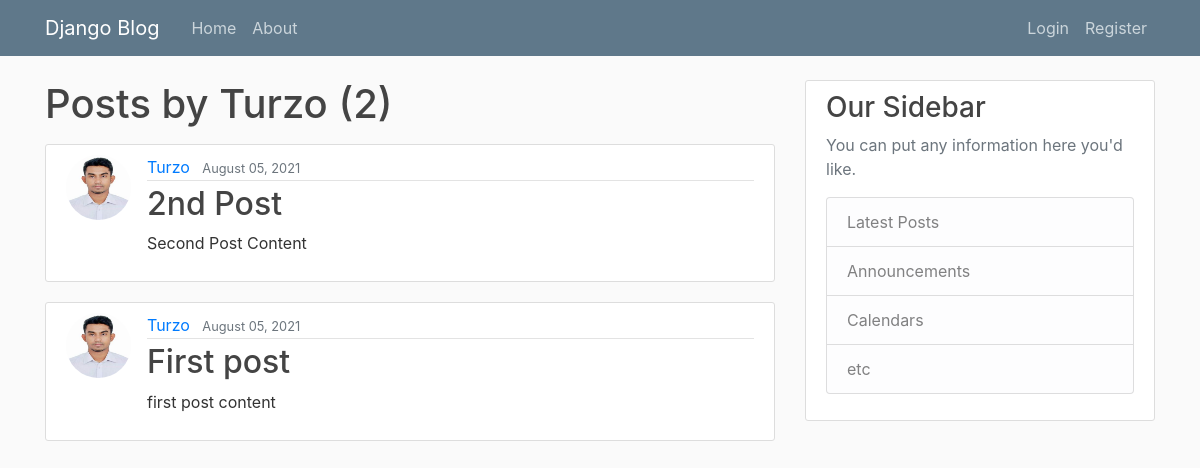
/user/Turzo, run on an earlier commit of the app's database.
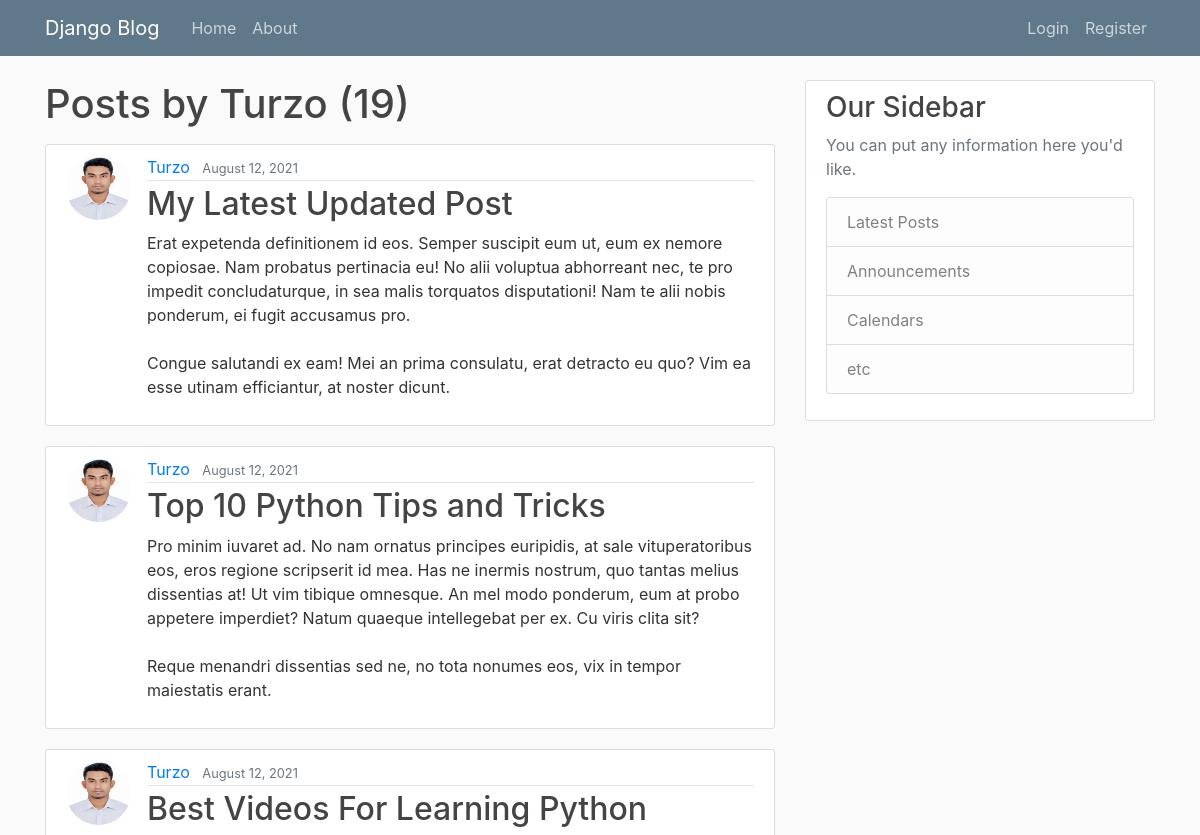
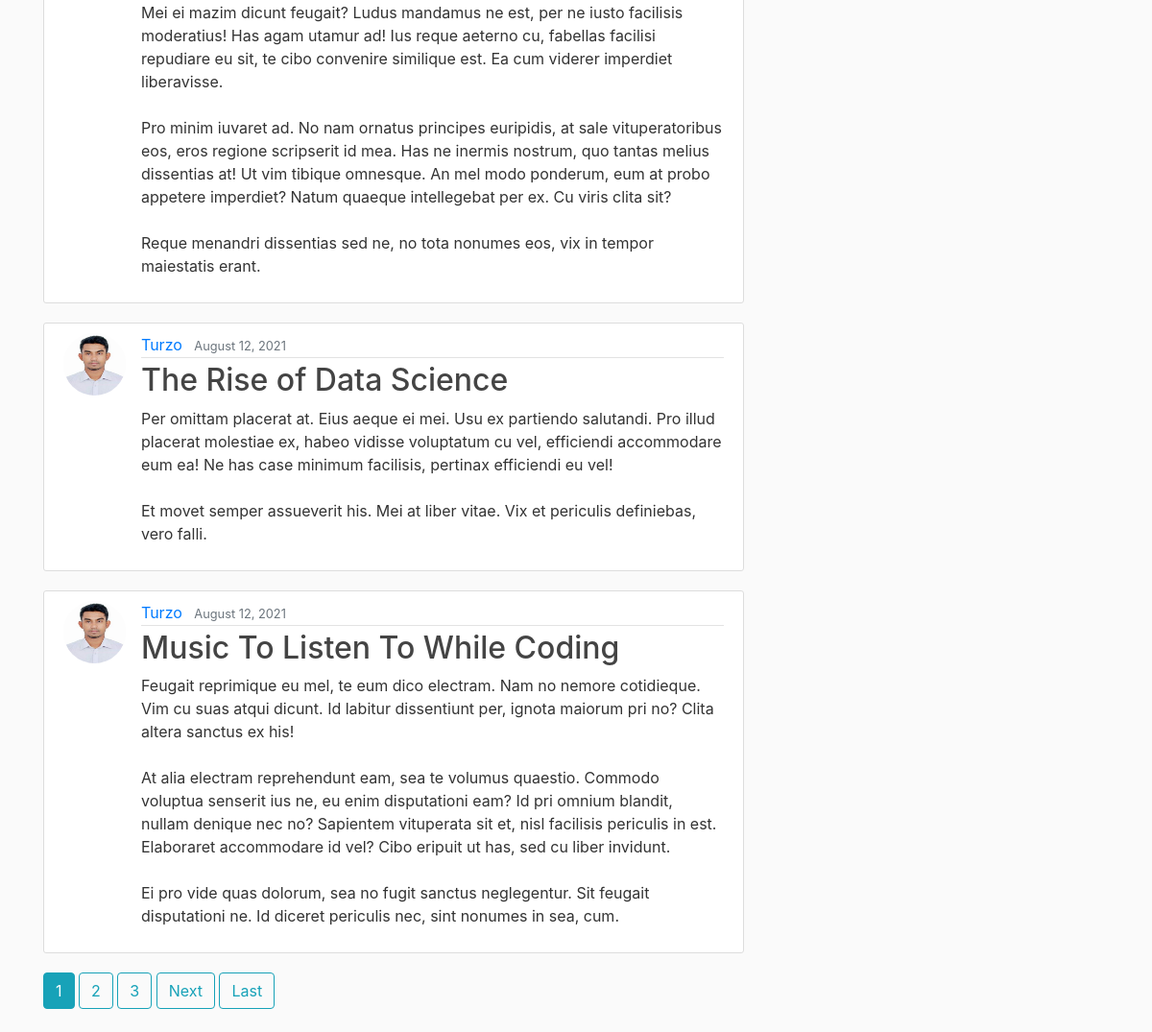
And on a later commit of the database (2 pictures, top to bottom).
### blog/models.py (models this page shows, shortened)
class Post(models.Model):
    title = models.CharField(max_length=100)
    content = models.TextField()
    date_posted = models.DateTimeField(default=timezone.now)
    author = models.ForeignKey(User, on_delete=models.CASCADE)

### users/models.py (models this page shows, shortened)
class Profile(models.Model):
    user = models.OneToOneField(User, on_delete=models.CASCADE)
    image = models.ImageField(default='default.jpg', upload_to='profile_pics')

### blog/views.py (the view)
# urls.py: path('user/<str:username>', UserPostListView.as_view(), name='user-posts'),
class UserPostListView(ListView):
    model = Post
    template_name = 'blog/user_posts.html'  # <app>/<model>_<viewtype>.html
    context_object_name = 'posts'
    paginate_by = 5
    def get_queryset(self):
        user = get_object_or_404(User, username=self.kwargs.get('username'))
        return Post.objects.filter(author=user).order_by('-date_posted')

### blog/templates/blog/user_posts.html (shortened to what this page needs)
{% extends "layouts/base.html" %}
{% block content %}
    <h1 class="mb-3">Posts by {{ view.kwargs.username }} ({{ page_obj.paginator.count }})</h1>
    {% for post in posts %}
        <article class="media content-section">
          <img class="rounded-circle article-img" src="{{ post.author.profile.image.url }}">
          <div class="media-body">
            <div class="article-metadata">
              <a class="mr-2" href="{% url 'user-posts' post.author.username %}">{{ post.author }}</a>
              <small class="text-muted">{{ post.date_posted|date:"F d, Y" }}</small>
            </div>
            <h2><a class="article-title" href="{% url 'post-detail' post.id %}">{{ post.title }}</a></h2>
            <p class="article-content">{{ post.content }}</p>
          </div>
        </article>
    {% endfor %}
    {% if is_paginated %}
      {% for num in page_obj.paginator.page_range %}
        {% if page_obj.number == num %}
          <a class="btn btn-info mb-4" href="?page={{ num }}">{{ num }}</a>
        {% elif num > page_obj.number|add:'-3' and num < page_obj.number|add:'3' %}
          <a class="btn btn-outline-info mb-4" href="?page={{ num }}">{{ num }}</a>
        {% endif %}
      {% endfor %}
      {% if page_obj.has_next %}
        <a class="btn btn-outline-info mb-4" href="?page={{ page_obj.next_page_number }}">Next</a>
        <a class="btn btn-outline-info mb-4" href="?page={{ page_obj.paginator.num_pages }}">Last</a>
      {% endif %}
    {% endif %}
{% endblock content %}

### blog/templates/layouts/base.html (shortened to what this page needs)
{% load static %}
<!DOCTYPE html>
<html>
    <head>
        <link rel="stylesheet" href="https://cdn.jsdelivr.net/npm/bootstrap@4.6.0/dist/css/bootstrap.min.css">
        <link rel="stylesheet" type="text/css" href="{% static 'main.css' %}">
    </head>
    <body>
        <header class="site-header">
            <nav class="navbar navbar-expand-md navbar-dark bg-steel fixed-top">
              <div class="container">
                <a class="navbar-brand mr-4" href="{% url 'blog-home' %}">Django Blog</a>
                <div class="collapse navbar-collapse" id="navbarToggle">
                  <div class="navbar-nav mr-auto">
                    <a class="nav-item nav-link" href="{% url 'blog-home' %}">Home</a>
                    <a class="nav-item nav-link" href="{% url 'blog-about' %}">About</a>
                  </div>
                  <div class="navbar-nav">
                    {% if user.is_authenticated %}
                      <a class="nav-item nav-link" href="{% url 'post-create' %}">New Post</a>
                      <a class="nav-item nav-link" href="{% url 'profile' %}">Profile</a>
                      <a class="nav-item nav-link" href="{% url 'logout' %}">Logout</a>
                    {% else %}
                      <a class="nav-item nav-link" href="{% url 'login' %}">Login</a>
                      <a class="nav-item nav-link" href="{% url 'register' %}">Register</a>
                    {% endif%}
                  </div>
                </div>
              </div>
            </nav>
        </header>
        <main role="main" class="container">
          <div class="row">
            <div class="col-md-8">
                {% block content %}{% endblock %}
            </div>
            <div class="col-md-4">
              <div class="content-section">
                <h3>Our Sidebar</h3>
                <p class='text-muted'>You can put any information here you'd like.
                    <ul class="list-group">
                    <li class="list-group-item list-group-item-light">Latest Posts</li>
                    <li class="list-group-item list-group-item-light">Announcements</li>
                    <li class="list-group-item list-group-item-light">Calendars</li>
                    <li class="list-group-item list-group-item-light">etc</li>
                    </ul>
                </p>
              </div>
            </div>
          </div>
        </main>
    </body>
</html>

### blog/static/main.css (style rules this page uses)
body { background: #fafafa; color: #333333; margin-top: 5rem; }
h1, h2, h3, h4, h5, h6 { color: #444444; }
ul { margin: 0; }
.bg-steel { background-color: #5f788a; }
.site-header .navbar-nav .nav-link { color: #cbd5db; }
.content-section { background: #ffffff; padding: 10px 20px; border: 1px solid #dddddd; border-radius: 3px; margin-bottom: 20px; }
.article-title { color: #444444; }
.article-content { white-space: pre-line; }
.article-img { height: 65px; width: 65px; margin-right: 16px; }
.article-metadata { padding-bottom: 1px; margin-bottom: 4px; border-bottom: 1px solid #e3e3e3 }

What changed in the data, as far as the page shows it:
no longer on this page (row unchanged): Post: author.profile.image (picture), author "Turzo", date_posted "August 05, 2021", title "2nd Post", content "Second Post Content"
no longer on this page (row unchanged): Post: author.profile.image (picture), author "Turzo", date_posted "August 05, 2021", title "First post", content "first post content"
added Post: author.profile.image (picture), author "Turzo", date_posted "August 12, 2021", title "My Latest Updated Post", content "Erat expetenda definitionem id eos. Semper suscipit eum ut, eum ex nemore copiosae. Nam probatus pertinacia eu! No alii voluptua abhorreant nec, te pro impedit concludaturque, in sea malis torquatos disputationi! Nam te alii nobis ponderum, ei fugit accusamus pro. Congue salutandi ex eam! Mei an prima consulatu, erat detracto eu quo? Vim ea esse utinam efficiantur, at noster dicunt."
added Post: author.profile.image (picture), author "Turzo", date_posted "August 12, 2021", title "Top 10 Python Tips and Tricks", content "Pro minim iuvaret ad. No nam ornatus principes euripidis, at sale vituperatoribus eos, eros regione scripserit id mea. Has ne inermis nostrum, quo tantas melius dissentias at! Ut vim tibique omnesque. An mel modo ponderum, eum at probo appetere imperdiet? Natum quaeque intellegebat per ex. Cu viris clita sit? Reque menandri dissentias sed ne, no tota nonumes eos, vix in tempor maiestatis erant."
added Post: author.profile.image (picture), author "Turzo", date_posted "August 12, 2021", title "Best Videos For Learning Python", content "Mei ei mazim dicunt feugait? Ludus mandamus ne est, per ne iusto facilisis moderatius! Has agam utamur ad! Ius reque aeterno cu, fabellas facilisi repudiare eu sit, te cibo convenire similique est. Ea cum viderer imperdiet liberavisse. Pro minim iuvaret ad. No nam ornatus principes euripidis, at sale vituperatoribus eos, eros regione scripserit id mea. Has ne inermis nostrum, quo tantas melius dissentias at! Ut vim tibique omnesque. An mel modo ponderum, eum at probo appetere imperdiet? Natum quaeque intellegebat per ex. Cu viris clita sit? Reque menandri dissentias sed ne, no tota nonumes eos, vix in tempor maiestatis erant."
added Post: author.profile.image (picture), author "Turzo", date_posted "August 12, 2021", title "The Rise of Data Science", content "Per omittam placerat at. Eius aeque ei mei. Usu ex partiendo salutandi. Pro illud placerat molestiae ex, habeo vidisse voluptatum cu vel, efficiendi accommodare eum ea! Ne has case minimum facilisis, pertinax efficiendi eu vel! Et movet semper assueverit his. Mei at liber vitae. Vix et periculis definiebas, vero falli."
added Post: author.profile.image (picture), author "Turzo", date_posted "August 12, 2021", title "Music To Listen To While Coding", content "Feugait reprimique eu mel, te eum dico electram. Nam no nemore cotidieque. Vim cu suas atqui dicunt. Id labitur dissentiunt per, ignota maiorum pri no? Clita altera sanctus ex his! At alia electram reprehendunt eam, sea te volumus quaestio. Commodo voluptua senserit ius ne, eu enim disputationi eam? Id pri omnium blandit, nullam denique nec no? Sapientem vituperata sit et, nisl facilisis periculis in est. Elaboraret accommodare id vel? Cibo eripuit ut has, sed cu liber invidunt. Ei pro vide quas dolorum, sea no fugit sanctus neglegentur. Sit feugait disputationi ne. Id diceret periculis nec, sint nonumes in sea, cum."
Also different on the page:
{{ page_obj.paginator.count }}: "2" → "19"
new list line: "1"
new list line: "2"
new list line: "3"
text now shown: "Next Last"
